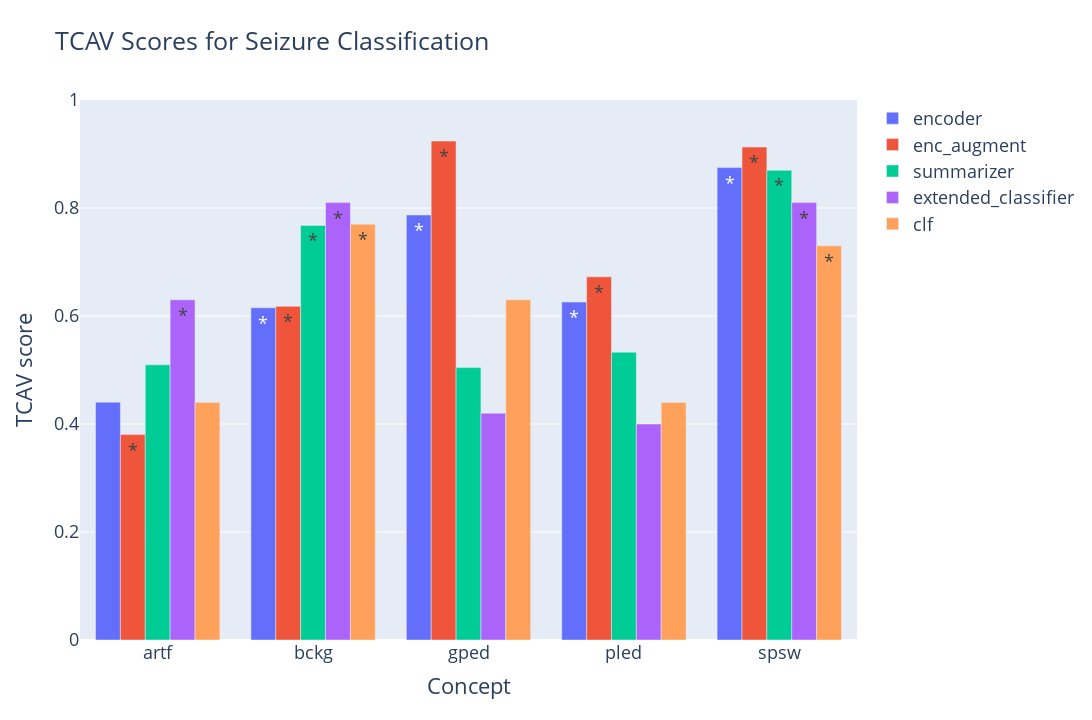

Write notebook code for a chart like this one.
### Code cell
concept_names = ["artf", "bckg", "gped", "pled", "spsw"]
title = "TCAV Scores for Seizure Classification"
# plt_name = "TUEV_seizure_tuev_vs_random_tuh"

scores_mean_df, scores_std_df = plot_tcav_scores(all_experimental_sets, all_tcav_scores, concept_names=concept_names, title=title, score_type="sign_count", alpha=0.05, only_significant=False, with_error=False, plt_name=plt_name, file_type="png")
# scores_mean_df
# scores_std_df
plot_tcav_scores_plotly(all_experimental_sets, all_tcav_scores, concept_names=concept_names, title=title, score_type="sign_count", alpha=0.05, only_significant=False, with_error=False, plt_name=plt_name, file_type="png")

### Figure 1 — Plotly figure (JSON) as saved in the notebook; plotly's stock layout.template omitted (floating-point values rounded to 4 significant figures)
{"data": [{"name": "encoder", "text": ["", "*", "*", "*", "*"], "type": "bar", "x": ["TUEV/artf", "TUEV/bckg", "TUEV/gped", "TUEV/pled", "TUEV/spsw"], "y": [0.4405, 0.6152, 0.7871, 0.6259, 0.8748]}, {"name": "enc_augment", "text": ["*", "*", "*", "*", "*"], "type": "bar", "x": ["TUEV/artf", "TUEV/bckg", "TUEV/gped", "TUEV/pled", "TUEV/spsw"], "y": [0.3804, 0.6179, 0.924, 0.6725, 0.9128]}, {"name": "summarizer", "text": ["", "*", "", "", "*"], "type": "bar", "x": ["TUEV/artf", "TUEV/bckg", "TUEV/gped", "TUEV/pled", "TUEV/spsw"], "y": [0.5095, 0.7677, 0.5044, 0.533, 0.8697]}, {"name": "extended_classifier", "text": ["*", "*", "", "", "*"], "type": "bar", "x": ["TUEV/artf", "TUEV/bckg", "TUEV/gped", "TUEV/pled", "TUEV/spsw"], "y": [0.63, 0.81, 0.42, 0.4, 0.81]}, {"name": "clf", "text": ["", "*", "", "", "*"], "type": "bar", "x": ["TUEV/artf", "TUEV/bckg", "TUEV/gped", "TUEV/pled", "TUEV/spsw"], "y": [0.44, 0.77, 0.63, 0.44, 0.73]}], "layout": {"font": {"size": 18}, "height": 720, "title": {"text": "TCAV Scores for Seizure Classification"}, "width": 1200, "xaxis": {"ticktext": ["artf", "bckg", "gped", "pled", "spsw"], "tickvals": [0, 1, 2, 3, 4], "title": {"text": "Concept"}}, "yaxis": {"range": [0, 1], "title": {"text": "TCAV score"}}}}
